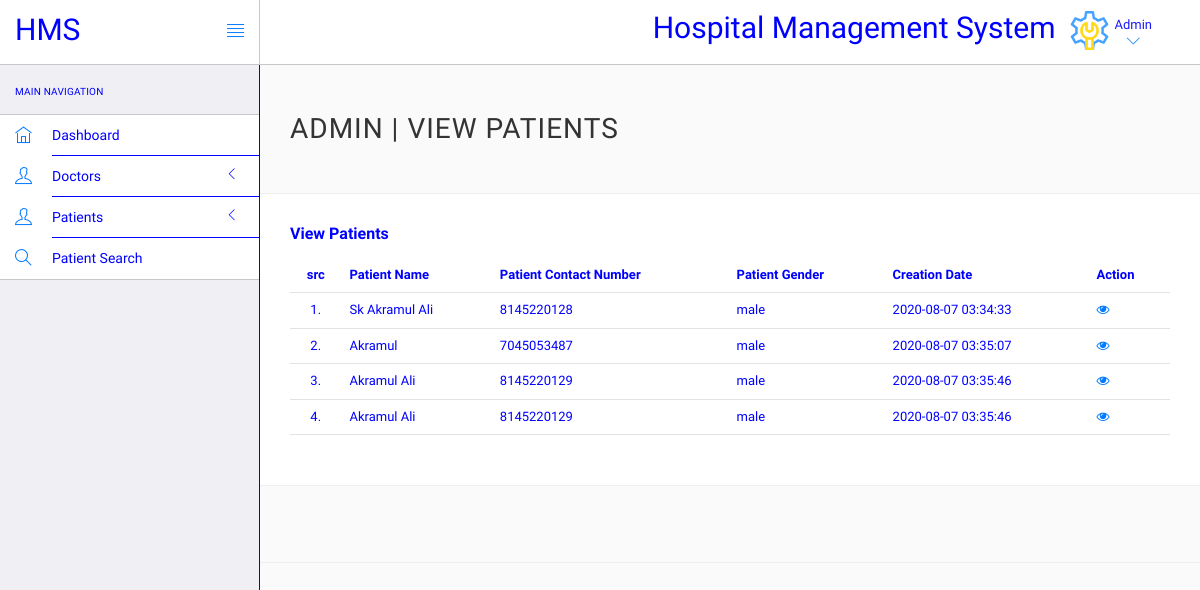
Before: /login/admin/manage-patient.php (signed in) with the older database file.
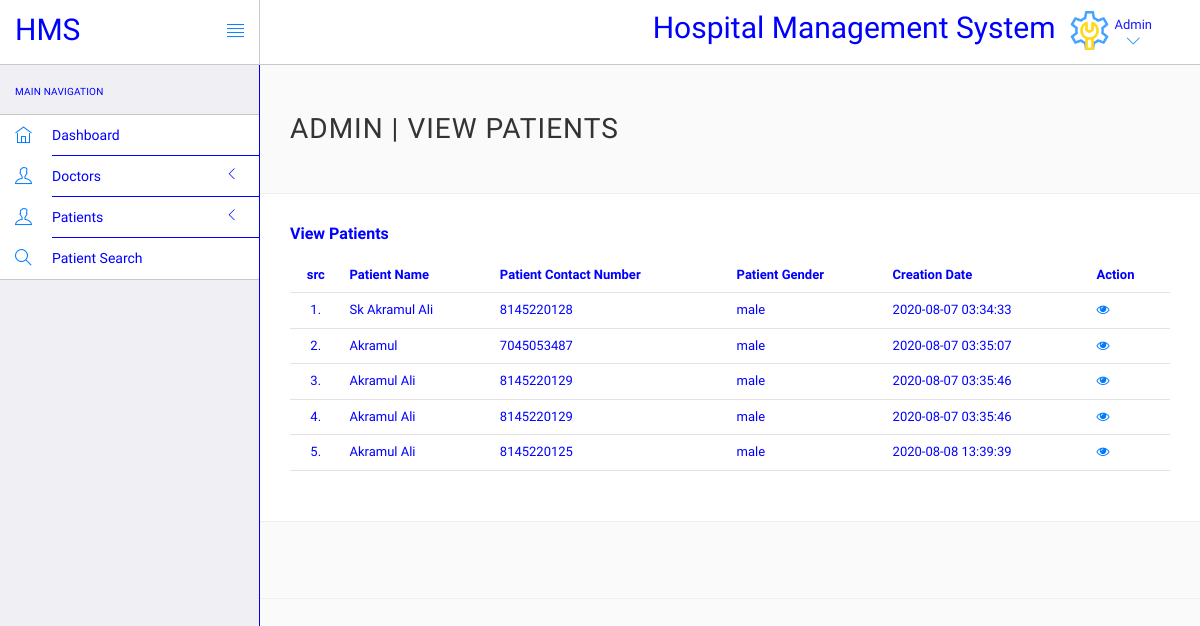
After: the same page with the newer database file.
### tables this page shows
CREATE TABLE `tblpatient` (
  `ID` int(10) NOT NULL,
  `Docid` int(10) DEFAULT NULL,
  `PatientName` varchar(20) DEFAULT NULL,
  `PatientContno` bigint(10) DEFAULT NULL,
  `PatientEmail` varchar(30) DEFAULT NULL,
  `PatientGender` varchar(10) DEFAULT NULL,
  `PatientAdd` mediumtext DEFAULT NULL,
  `PatientAge` int(10) DEFAULT NULL,
  `PatientMedhis` mediumtext DEFAULT NULL,
  `CreationDate` timestamp NULL DEFAULT current_timestamp()
);

### login/admin/manage-patient.php (the view, shortened to what this page needs)
<?php
include('include/config.php');
?>
<!DOCTYPE html>
<html lang="en">
	<head>
		<link rel="stylesheet" href="vendor/bootstrap/css/bootstrap.min.css">
		<link rel="stylesheet" href="vendor/fontawesome/css/font-awesome.min.css">
		<link rel="stylesheet" href="vendor/themify-icons/themify-icons.min.css">
		<link rel="stylesheet" href="assets/css/styles.css">
		<link rel="stylesheet" href="assets/css/plugins.css">
		<link rel="stylesheet" href="assets/css/themes/theme-1.css" id="skin_color" />
	</head>
	<body>
		<div id="app">
		<div class="sidebar app-aside" id="sidebar">
       <div class="sidebar-container perfect-scrollbar">
<nav>
						<div class="navbar-title">
							<span>Main Navigation</span>
						</div>
						<ul class="main-navigation-menu">
							<li>
								<a href="dashboard.php">
									<div class="item-content">
										<div class="item-media">
											<i class="ti-home"></i>
										</div>
										<div class="item-inner">
											<span class="title"> Dashboard </span>
										</div>
									</div>
								</a>
							</li>
							<li>
								<a href="javascript:void(0)">
									<div class="item-content">
										<div class="item-media">
											<i class="ti-user"></i>
										</div>
										<div class="item-inner">
											<span class="title"> Doctors </span><i class="icon-arrow"></i>
										</div>
									</div>
								</a>
								</li>
								<li>
								<a href="javascript:void(0)">
									<div class="item-content">
										<div class="item-media">
											<i class="ti-user"></i>
										</div>
										<div class="item-inner">
											<span class="title"> Patients </span><i class="icon-arrow"></i>
										</div>
									</div>
								</a>
								</li>
								<li>
								<a href="patient-search.php">
									<div class="item-content">
										<div class="item-media">
											<i class="ti-search"></i>
										</div>
										<div class="item-inner">
											<span class="title"> Patient Search </span>
										</div>
									</div>
								</a>
							</li>
						</ul>
					</nav>
					</div>
			</div>
<div class="app-content">
<header class="navbar navbar-default navbar-static-top">
					<div class="navbar-header">
						<a class="navbar-brand" href="#">
							<h2 style="padding-top:20%;font-family:Numans;">HMS</h2>
						</a>
						<a href="#" class="sidebar-toggler pull-right visible-md visible-lg" data-toggle-class="app-sidebar-closed" data-toggle-target="#app">
							<i class="ti-align-justify"></i>
						</a>
					</div>
					<div class="navbar-collapse collapse">
						<ul class="nav navbar-right">
								<li  style="padding-top:2%;font-family:Numans;">
								<h2>Hospital Management System</h2>
							</li>
							<li class="dropdown current-user">
								<a href class="dropdown-toggle" data-toggle="dropdown">
									<img src="assets/images/admin.png" > <span class="username">Admin<i class="ti-angle-down"></i></i></span>
								</a>
							</li>
						</ul>
					</div>
				</header>
<div class="main-content" >
<div class="wrap-content container" id="container">
<section id="page-title">
<div class="row">
<div class="col-sm-8">
<h1 class="mainTitle">Admin | View Patients</h1>
</div>
</div>
</section>
<div class="container-fluid container-fullw bg-white">
<div class="row">
<div class="col-md-12">
<h5 class="over-title margin-bottom-15"><span class="text-bold">View Patients</span></h5>
<table class="table table-hover" id="sample-table-1">
<thead>
<tr>
<th class="center">src</th>
<th>Patient Name</th>
<th>Patient Contact Number</th>
<th>Patient Gender </th>
<th>Creation Date </th>
<th>Action</th>
</tr>
</thead>
<tbody>
<?php
$sql=mysqli_query($con,"select * from tblpatient");
$cnt=1;
while($row=mysqli_fetch_array($sql))
{
?>
<tr>
<td class="center"><?php echo $cnt;?>.</td>
<td class="hidden-xs"><?php echo $row['PatientName'];?></td>
<td><?php echo $row['PatientContno'];?></td>
<td><?php echo $row['PatientGender'];?></td>
<td><?php echo $row['CreationDate'];?></td>
<td>
<a href="view-patient.php?viewid=<?php echo $row['ID'];?>"><i class="fa fa-eye"></i></a>
</td>
</tr>
<?php
$cnt=$cnt+1;
 }?>
</tbody>
</table>
</div>
</div>
</div>
</div>
</div>
</div>
<hr>
		</div>
	</body>
</html>

### login/admin/assets/css/plugins.css (style rules this page uses)
* { margin: 0px; padding: 0px; box-sizing: border-box; font-family:Numans; }
.perfect-scrollbar { overflow-y: hidden !important; }

### login/admin/assets/css/themes/theme-1.css (style rules this page uses)
body { background: #FAFAFA; }
header .navbar-header { background: #ffffff !important; border-right-color: #c8c7cc !important; border-bottom-color: #c8c7cc !important; }
header .navbar-header .sidebar-toggler, header .navbar-header .sidebar-mobile-toggler { color: #007aff !important; }
header .navbar-header .navbar-brand { color: blue !important; }
header .navbar-collapse { background: #ffffff !important; border-bottom-color: #c8c7cc !important; box-shadow: none !important; }
header .navbar-collapse .navbar-right > li > a { color: blue; }
header .navbar-collapse .navbar-right > li > a i { color: #007aff !important; }
#sidebar { background: #EFEFF4 !important; }
#sidebar:before { border-right-width: "1px" !important; border-right-style: solid; border-right-color: #c8c7cc !important; }
#sidebar nav { border-right-width: "1px" !important; border-right-style: solid; border-right-color:blue !important; }
#sidebar nav .navbar-title { color:blue; }
#sidebar nav > ul { background: #ffffff !important; border-bottom-color: #c8c7cc !important; border-top-color: #c8c7cc !important; }
#sidebar nav > ul > li > a .item-media > i { color: #007aff !important; }
#sidebar nav > ul > li > a .item-inner { color:blue!important; border-bottom-color:blue; }

Changed rows visible on the page:
added tblpatient: PatientName "Akramul Ali", PatientContno "8145220125", PatientGender "male", CreationDate "2020-08-08 13:39:39"
